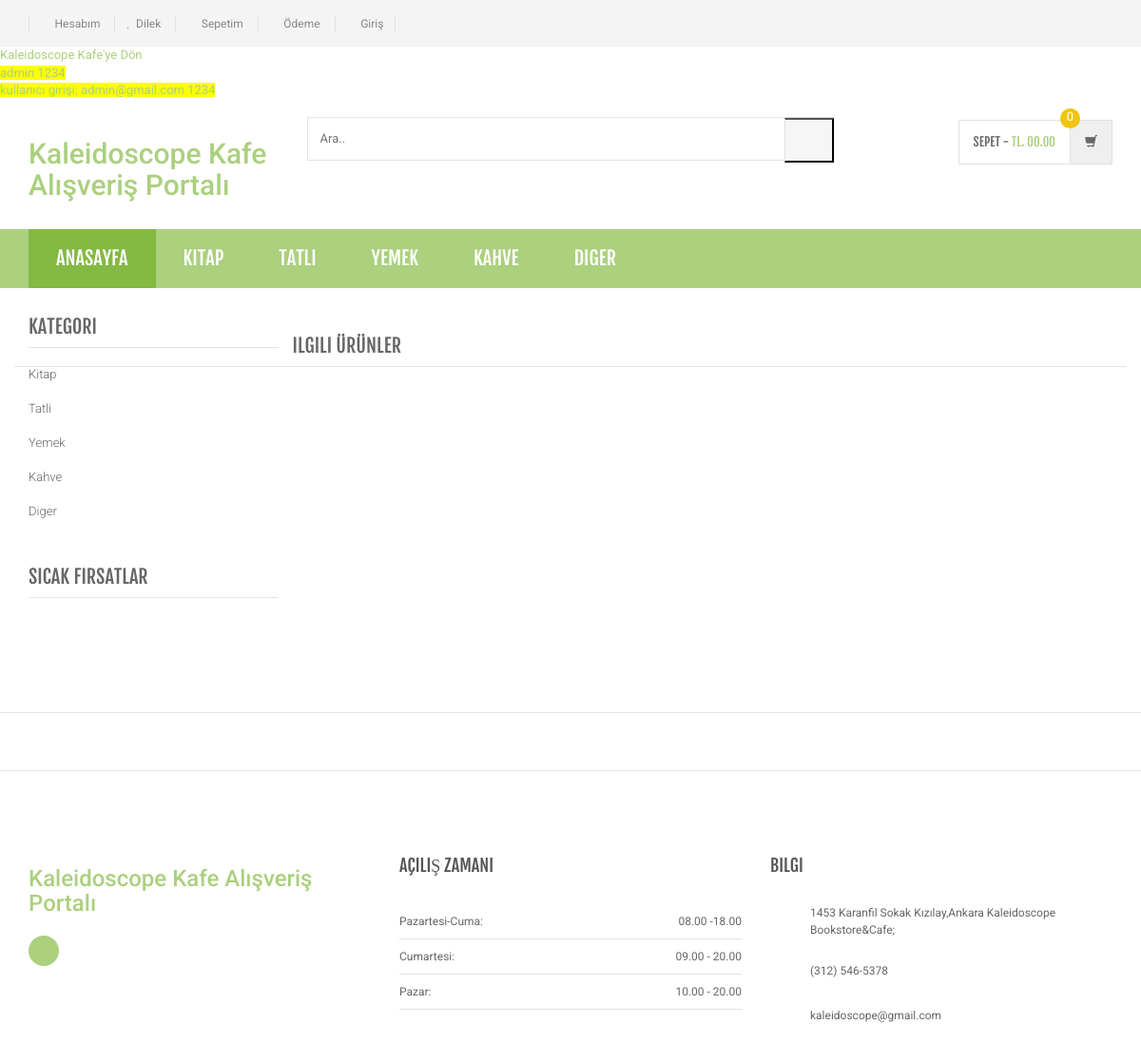
The page /Alışveriş/htdoc/product-details.php on the database its author committed.
### tables this page shows
CREATE TABLE `category` (
  `id` int(11) NOT NULL,
  `categoryName` varchar(255) DEFAULT NULL,
  `categoryDescription` longtext,
  `creationDate` timestamp NOT NULL DEFAULT CURRENT_TIMESTAMP,
  `updationDate` varchar(255) DEFAULT NULL
);

### Alışveriş/htdoc/product-details.php (the view, shortened to what this page needs)
<?php
include('includes/config.php');
?>
<!DOCTYPE html>
<html lang="en">
	<head>
	    <link rel="stylesheet" href="assets/css/bootstrap.min.css">
	    <link rel="stylesheet" href="assets/css/main.css">
	    <link rel="stylesheet" href="assets/css/green.css">
	    <link rel="stylesheet" href="assets/css/owl.carousel.css">
		<link rel="stylesheet" href="assets/css/owl.transitions.css">
		<link href="assets/css/lightbox.css" rel="stylesheet">
		<link rel="stylesheet" href="assets/css/animate.min.css">
		<link rel="stylesheet" href="assets/css/rateit.css">
		<link rel="stylesheet" href="assets/css/bootstrap-select.min.css">
		<link rel="stylesheet" href="assets/css/config.css">
		<link href="assets/css/green.css" rel="alternate stylesheet" title="Green color">
		<link href="assets/css/blue.css" rel="alternate stylesheet" title="Blue color">
		<link href="assets/css/red.css" rel="alternate stylesheet" title="Red color">
		<link href="assets/css/orange.css" rel="alternate stylesheet" title="Orange color">
		<link href="assets/css/dark-green.css" rel="alternate stylesheet" title="Darkgreen color">
		<link rel="stylesheet" href="assets/css/font-awesome.min.css">
	</head>
    <body class="cnt-home">
<header class="header-style-1">
<?php include('includes/top-header.php');?>
<?php include('includes/main-header.php');?>
<?php include('includes/menu-bar.php');?>
</header>
<div class="body-content outer-top-xs">
	<div class='container'>
		<div class='row single-product outer-bottom-sm '>
			<div class='col-md-3 sidebar'>
				<div class="sidebar-module-container">
<div class="sidebar-widget outer-bottom-xs wow fadeInUp">
	<h3 class="section-title">Kategori</h3>
	<div class="sidebar-widget-body m-t-10">
		<div class="accordion">
		            <?php $sql=mysqli_query($con,"select id,categoryName  from category");
while($row=mysqli_fetch_array($sql))
{
    ?>
	    	<div class="accordion-group">
	            <div class="accordion-heading">
	                <a href="category.php?cid=<?php echo $row['id'];?>"  class="accordion-toggle collapsed">
	                   <?php echo $row['categoryName'];?>
	                </a>
	            </div>
	        </div>
	        <?php } ?>
	    </div>
	</div>
</div>
<div class="sidebar-widget hot-deals wow fadeInUp">
	<h3 class="section-title">Sıcak fırsatlar</h3>
</div>
				</div>
			</div>
<section class="section featured-product wow fadeInUp">
	<h3 class="section-title">ilgili ürünler </h3>
</section>
			</div>
		</div>
<?php include('includes/brands-slider.php');?>
<?php include('includes/footer.php');?>
</body>
</html>

### Alışveriş/htdoc/includes/menu-bar.php (shortened to what this page needs)
<div class="header-nav animate-dropdown">
    <div class="container">
        <div class="yamm navbar navbar-default" role="navigation">
            <div class="nav-bg-class">
                <div class="navbar-collapse collapse" id="mc-horizontal-menu-collapse">
	<div class="nav-outer">
		<ul class="nav navbar-nav">
			<li class="active dropdown yamm-fw">
				<a href="index.php" data-hover="dropdown" class="dropdown-toggle">Anasayfa</a>
			</li>
              <?php $sql=mysqli_query($con,"select id,categoryName  from category limit 6");
while($row=mysqli_fetch_array($sql))
{
    ?>
			<li class="dropdown yamm">
				<a href="category.php?cid=<?php echo $row['id'];?>"> <?php echo $row['categoryName'];?></a>
			</li>
			<?php } ?>
		</ul>
		<div class="clearfix"></div>
	</div>
</div>
            </div>
        </div>
    </div>
</div>

### Alışveriş/htdoc/assets/css/green.css (style rules this page uses)
a { color: #abd07e; }
.header-style-1 .header-nav { background: #abd07e; }
.cnt-home .header-style-1 .header-nav .navbar .navbar-nav > li.active { background: #84b943; }
.sidebar .sidebar-module-container .sidebar-widget .sidebar-widget-body .accordion .accordion-group .accordion-heading .accordion-toggle, .sidebar .sidebar-module-container .sidebar-widget .sidebar-widget-body .accordion .accordion-group .accordion-heading .accordion-toggle:hover, .sidebar .sidebar-module-container .sidebar-widget .sidebar-widget-body .accordion .accordion-group .accordion-heading .accordion-toggle:focus, .sidebar .sidebar-module-container .sidebar-widget .sidebar-widget-body .accordion .accordion-group .accordion-heading .accordion-toggle:after { color: #abd07e; }

### Alışveriş/htdoc/assets/css/lightbox.css (style rules this page uses)
body:after { content: url(../images/close.png) url(../images/loading.gif) url(../images/prev.png) url(../images/next.png); display: none; }

### Alışveriş/htdoc/assets/css/blue.css (style rules this page uses)
a { color: #3498db; }
.header-style-1 .header-nav { background: #3498db; }
.cnt-home .header-style-1 .header-nav .navbar .navbar-nav > li.active { background: #1d6ca1; }
.sidebar .sidebar-module-container .sidebar-widget .sidebar-widget-body .accordion .accordion-group .accordion-heading .accordion-toggle, .sidebar .sidebar-module-container .sidebar-widget .sidebar-widget-body .accordion .accordion-group .accordion-heading .accordion-toggle:hover, .sidebar .sidebar-module-container .sidebar-widget .sidebar-widget-body .accordion .accordion-group .accordion-heading .accordion-toggle:focus, .sidebar .sidebar-module-container .sidebar-widget .sidebar-widget-body .accordion .accordion-group .accordion-heading .accordion-toggle:after { color: #3498db; }

### Alışveriş/htdoc/assets/css/red.css (style rules this page uses)
a { color: #ff6c6c; }
.header-style-1 .header-nav { background: #ff6c6c; }
.cnt-home .header-style-1 .header-nav .navbar .navbar-nav > li.active { background: #ff1a1a; }
.sidebar .sidebar-module-container .sidebar-widget .sidebar-widget-body .accordion .accordion-group .accordion-heading .accordion-toggle, .sidebar .sidebar-module-container .sidebar-widget .sidebar-widget-body .accordion .accordion-group .accordion-heading .accordion-toggle:hover, .sidebar .sidebar-module-container .sidebar-widget .sidebar-widget-body .accordion .accordion-group .accordion-heading .accordion-toggle:focus, .sidebar .sidebar-module-container .sidebar-widget .sidebar-widget-body .accordion .accordion-group .accordion-heading .accordion-toggle:after { color: #ff6c6c; }

### Alışveriş/htdoc/assets/css/orange.css (style rules this page uses)
a { color: #f39c12; }
.header-style-1 .header-nav { background: #f39c12; }
.cnt-home .header-style-1 .header-nav .navbar .navbar-nav > li.active { background: #ab6c09; }
.sidebar .sidebar-module-container .sidebar-widget .sidebar-widget-body .accordion .accordion-group .accordion-heading .accordion-toggle, .sidebar .sidebar-module-container .sidebar-widget .sidebar-widget-body .accordion .accordion-group .accordion-heading .accordion-toggle:hover, .sidebar .sidebar-module-container .sidebar-widget .sidebar-widget-body .accordion .accordion-group .accordion-heading .accordion-toggle:focus, .sidebar .sidebar-module-container .sidebar-widget .sidebar-widget-body .accordion .accordion-group .accordion-heading .accordion-toggle:after { color: #f39c12; }

### Alışveriş/htdoc/assets/css/dark-green.css (style rules this page uses)
a { color: #12cca7; }
.header-style-1 .header-nav { background: #12cca7; }
.cnt-home .header-style-1 .header-nav .navbar .navbar-nav > li.active { background: #0b816a; }
.sidebar .sidebar-module-container .sidebar-widget .sidebar-widget-body .accordion .accordion-group .accordion-heading .accordion-toggle, .sidebar .sidebar-module-container .sidebar-widget .sidebar-widget-body .accordion .accordion-group .accordion-heading .accordion-toggle:hover, .sidebar .sidebar-module-container .sidebar-widget .sidebar-widget-body .accordion .accordion-group .accordion-heading .accordion-toggle:focus, .sidebar .sidebar-module-container .sidebar-widget .sidebar-widget-body .accordion .accordion-group .accordion-heading .accordion-toggle:after { color: #12cca7; }

### rows shown on the page
category: categoryName "KITAP", categoryName "Kitap"
category: categoryName "TATLI", categoryName "Tatli"
category: categoryName "YEMEK", categoryName "Yemek"
category: categoryName "KAHVE", categoryName "Kahve"
category: categoryName "DIGER", categoryName "Diger"
